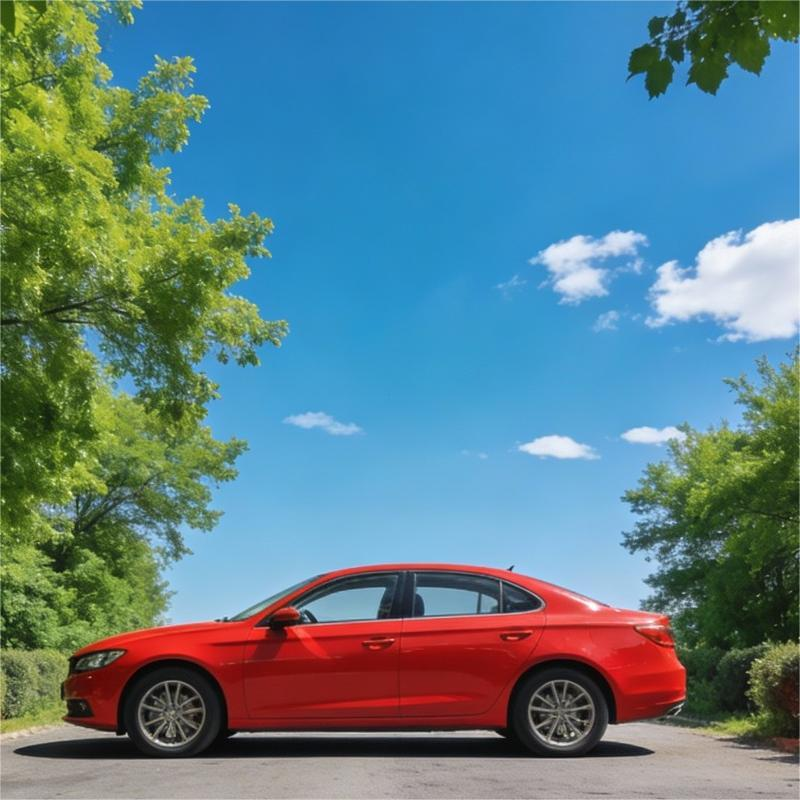
#> input picture araba.jpeg, 800 x 800 px
$ python Basic.py
#> lines starting #> are read from the running program, lines starting #| are printed output that depends on the picture; after the words box and inside, x2 and y2 are one past the last pixel; in counts of white or black regions, pixels touching at a corner belong together
"""
● Amaç: RGB, HSV, LAB gibi renk uzayları arasında dönüşüm yapmak ve renk
tabanlı nesne segmentasyonu.


● Görevler:
1. Bir renkli görüntüyü RGB'den HSV ve LAB renk uzaylarına dönüştürün.


UCBES
2.  Belirlibir renge sahip (örneğin, kırmızı bir araba, yeşil yapraklar)
nesneleri bölütlemek (segmentasyon) için HSV uzayında eşikleme
(thresholding) yapın.


3. LAB uzayındaki renk farkı metriğini (Delta E) kullanarak benzer renkleri
gruplayın.


4. Morfolojik işlemlerle (açma/kapama) bölütleme sonucunu iyileştirin.

● Kitap İlgili Bölüm: 6 (Color Image Processing)
● Kullanılacak Kütüphaneler: OpenCV, NumPy
"""


import numpy as np
import cv2

img = cv2.imread("araba.jpeg")
#> img is the input picture: shape (800, 800, 3); mean B, G, R 138, 128.4, 92.8

# 1 - ilk kısım yapıldı
lab = cv2.cvtColor(img,cv2.COLOR_RGB2LAB)
#> lab: shape (800, 800, 3); mean of channels 0, 1, 2 138.8, 130.8, 148.3
hsv = cv2.cvtColor(img,cv2.COLOR_RGB2HSV)
#> hsv: shape (800, 800, 3); mean H, S, V 50.4, 141.2, 165.5


cv2.imshow("1",img)
cv2.imshow("2",hsv)

cv2.waitKey(0)


print("\n=== OTOMATİK RENK SEGMENTASYONU (OTSU) ===")

# S (Saturation) kanalını al - Renklilik bilgisi buradadır
# Gri/beyaz/siyah alanların doygunluğu düşük, renkli nesnelerin yüksektir
s_channel = hsv[:, :, 1]
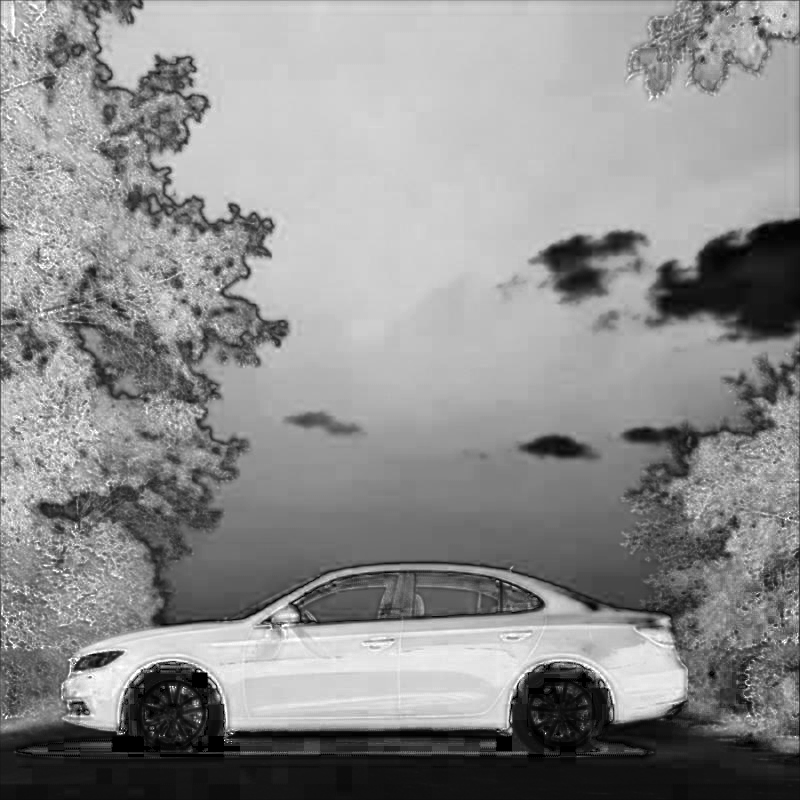
#> s_channel: shape (800, 800); min 0, max 255, mean 141.2

# Otsu eşikleme ile otomatik threshold belirle ve maske oluştur
# cv2.THRESH_BINARY + cv2.THRESH_OTSU kullanarak en uygun eşik değerini bulur
ret, mask = cv2.threshold(s_channel, 0, 255, cv2.THRESH_BINARY + cv2.THRESH_OTSU)
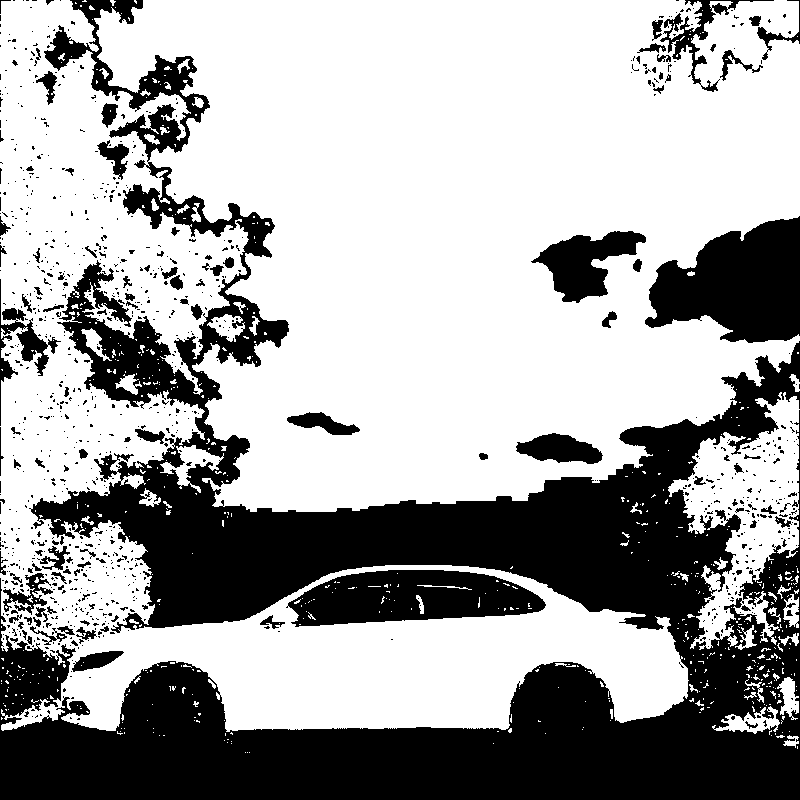
#> mask: shape (800, 800); 64.8% white; 988 black regions (876 under 20 px), largest, box (x1, y1, x2, y2) and area: (0, 0, 800, 800) 179760, (645, 216, 800, 343) 13319, (286, 570, 546, 627) 10212
#> ret = 124

print(f"Otsu Metodu ile hesaplanan eşik değeri: {ret}")
#| Otsu Metodu ile hesaplanan eşik değeri: 124.0
print("Segmentasyon tamamlandı.")

# Maskeyi kullanarak orijinal görüntüyü bölütle (Maskeleme)
segmented_img = cv2.bitwise_and(img, img, mask=mask)
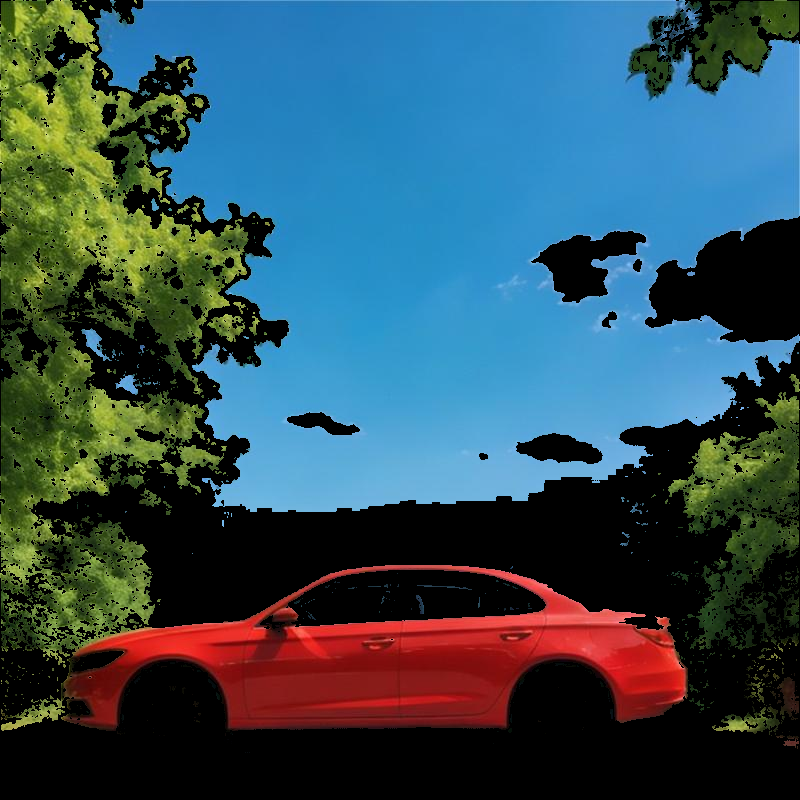
#> segmented_img: shape (800, 800, 3); mean B, G, R 89.6, 79.4, 50.8

# Sonuçları göster
cv2.imshow("S Kanali (Doygunluk)", s_channel)
cv2.imshow("Otsu Maskesi", mask)
cv2.imshow("Otomatik Segmentasyon Sonucu", segmented_img)

print("Sonuçlar gösteriliyor. Programı kapatmak için herhangi bir tuşa basın...")
cv2.waitKey(0)
cv2.destroyAllWindows()
